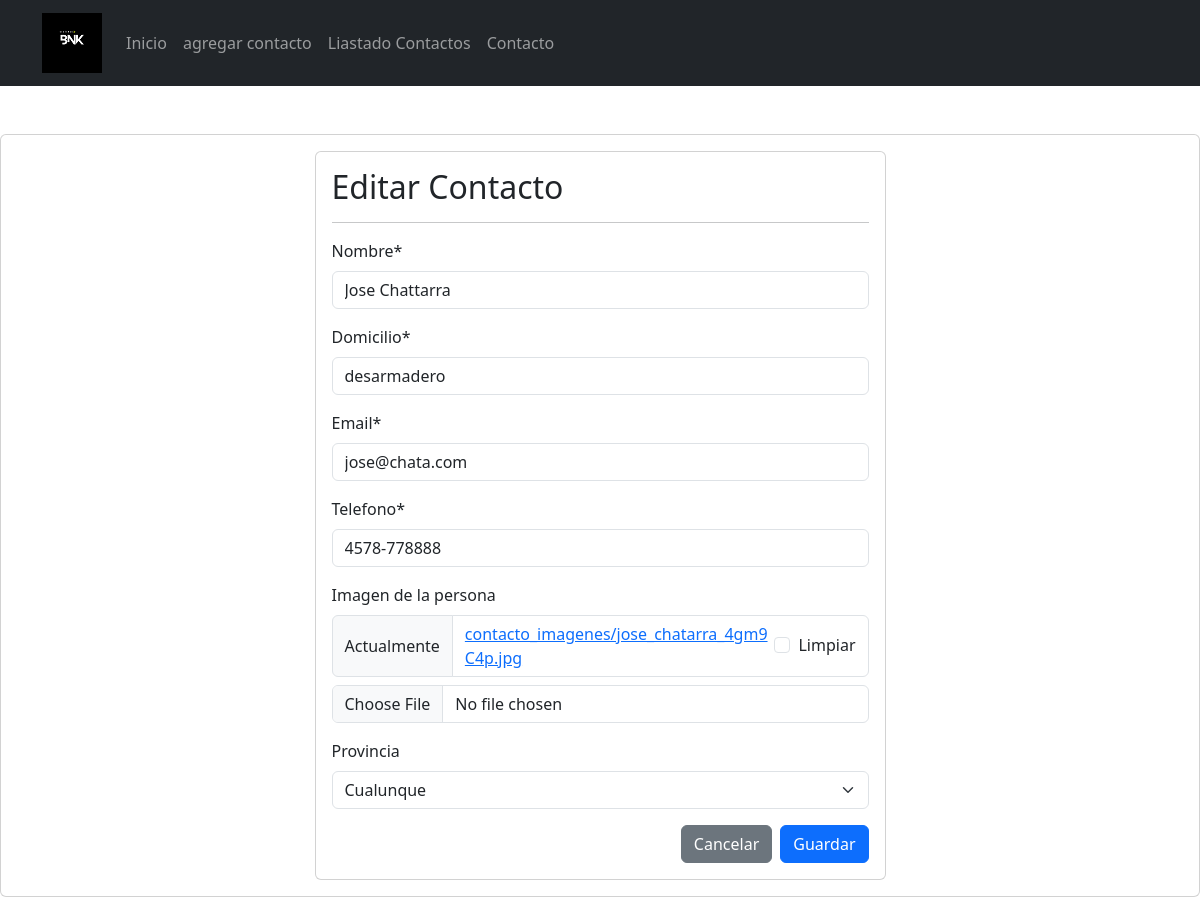
Screenshot of /modificar-contacto/1/ with the database file from the repository.
### app/models.py (models this page shows, shortened)
class Contacto(models.Model):
    nombre = models.CharField(max_length=100)
    domicilio = models.CharField(max_length=100)
    email = models.EmailField()
    telefono = models.CharField(max_length=15)
    imagen = models.ImageField(upload_to='contacto_imagenes/',
                               null=True, blank=True, default='contacto_imagenes/default_contacto.jpg',
                               verbose_name='Imagen de la persona')
    provincia = models.ForeignKey(
        Provincia, on_delete=models.SET_NULL, null=True, blank=True)
    class Meta:
        verbose_name = "Contacto"
        verbose_name_plural = "Contactos"
        db_table = "contacto"

class Provincia(models.Model):
    nombre = models.CharField(max_length=50)
    def __str__(self):
        return self.nombre
    class Meta:
        verbose_name = "Provincia"
        verbose_name_plural = "Provincias"
        db_table = "provincia"

### app/views.py (the view)
# urls.py: path('modificar-contacto/<id>/', modificar_contacto, name="modificar_contacto"),
def modificar_contacto(request, id):
    contacto = get_object_or_404(Contacto, id=id)
    data = {
        'form': contactoForm(instance = contacto)
    }
    if request.method == 'POST':
        formulario = contactoForm(data=request.POST, instance=contacto, files=request.FILES)
        if formulario.is_valid():
            formulario.save()
            return redirect( to="listar_contacto")
        data["form"]=formulario
    return render(request, 'app/contacto/modificar.html',data)

### app/forms.py
class contactoForm(forms.ModelForm):
    class Meta:
        model=Contacto
        fields='__all__'

### app/templates/app/contacto/modificar.html (shortened to what this page needs)
{% extends 'app/base.html' %}
{% load crispy_forms_tags %}
{% block css %}
<link rel="stylesheet" href="https://cdn.jsdelivr.net/npm/bootstrap@5.3.0/dist/css/bootstrap.min.css">
{% endblock %}
{% block contenido %}
<br><br>
<div class="card">
    <div class="card-body">
        <div class="row">
            <div class="col-12 col-md-6 offset-md-3">
                <div class="card">
                    <div class="card-body">
                        <h2 class="card-title">Editar Contacto</h2>
                        <hr>
                        <form action="" method="post" enctype="multipart/form-data">
                            {{form|crispy}}
                            <div class="d-flex justify-content-end">
                                <input type="reset" value="Cancelar" class="btn btn-secondary me-2">
                                <input type="submit" value="Guardar" class="btn btn-primary">
                            </div>
                        </form>
                    </div>
                </div>
            </div>
        </div>
    </div>
</div>
{% endblock %}

### rows the page displays
Contacto: nombre "Jose Chattarra", domicilio "desarmadero", email "jose@chata.com", telefono "4578-778888", provincia "Cualunque"
